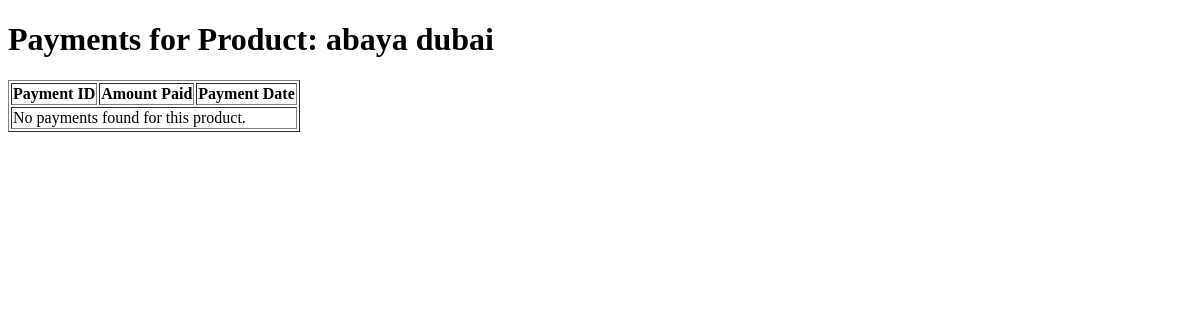
Page /list_qrsho/1 on the earlier database version.
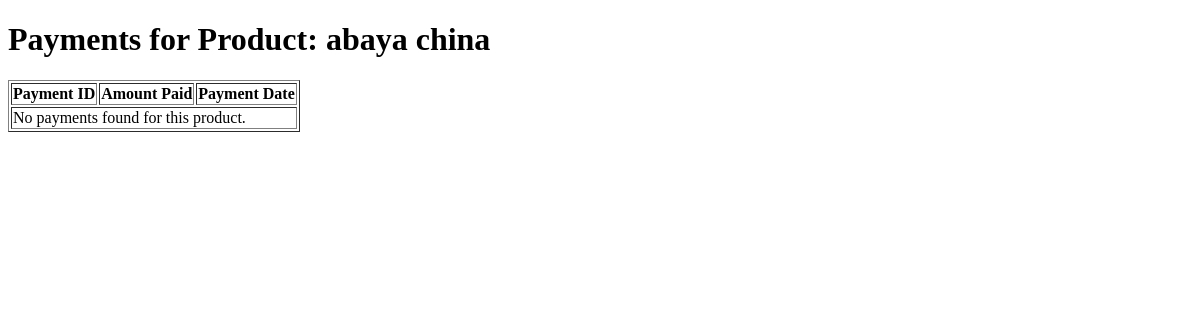
Same page on the later database version.
### prd/models.py (models this page shows, shortened)
class Product(models.Model):
    name = models.CharField(max_length=255, unique=True)
    category = models.ForeignKey(Category, on_delete=models.CASCADE)
    description = models.TextField(blank=True, null=True)
    price = models.DecimalField(max_digits=10, decimal_places=2)
    first_quantity = models.PositiveIntegerField(default=0)
    quantity_available = models.PositiveIntegerField(default=0)
    customer_name = models.CharField(max_length=255, blank=True)
    is_loan = models.BooleanField(default=False)

### staf/views.py (the view)
# urls.py: path('list_qrsho/<int:product_id>', views.list_qrsho_pay, name='list_qrsho'),
def list_qrsho_pay(request, product_id):
    product = Product.objects.get(pk=product_id)
    product_payments = qrsho_Payment.objects.filter(product=product)
    context = {
        'product': product,
        'product_payments': product_payments,
    }
    return render(request, 'prd/list_qrsho_pay.html', context)

### prd/templates/prd/list_qrsho_pay.html (shortened to what this page needs)
<!DOCTYPE html>
<html lang="en">
<head>
</head>
<body>
    <h1>Payments for Product: {{ product.name }}</h1>
    <table border="1">
        <thead>
            <tr>
                <th>Payment ID</th>
                <th>Amount Paid</th>
                <th>Payment Date</th>
            </tr>
        </thead>
        <tbody>
            {% for payment in product_payments %}
            <tr>
                <td>{{ payment.id }}</td>
                <td>{{ payment.amount_paid }}</td>
                <td>{{ payment.payment_date }}</td>
            </tr>
            {% empty %}
            <tr>
                <td colspan="3">No payments found for this product.</td>
            </tr>
            {% endfor %}
        </tbody>
    </table>
</body>
</html>

Differences in the rows shown:
changed Product: name "abaya dubai" → "abaya china"
